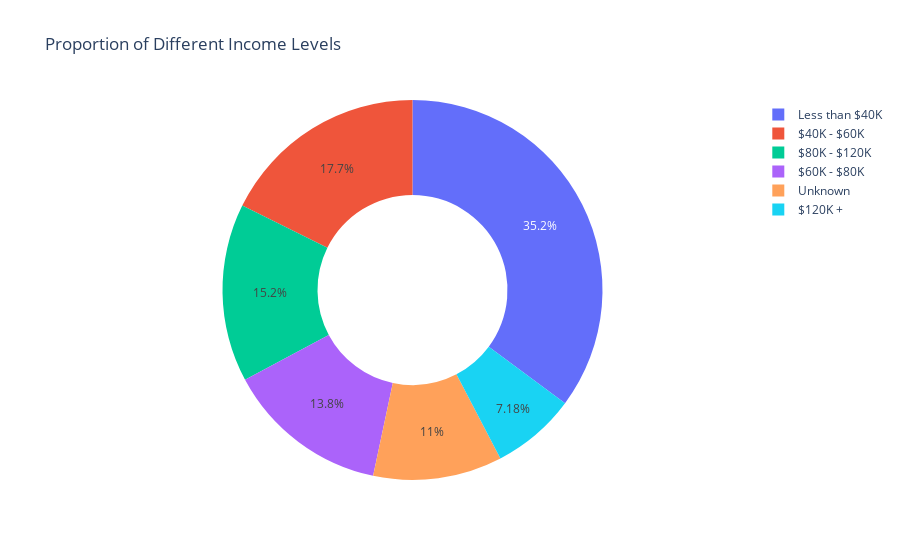

Notebook code for this chart:
### Markdown cell above
결혼한 사람의 비율이 46.3%, 싱글이 38.9%

### Code cell
ex.pie(df, names = 'Income_Category', title = 'Proportion of Different Income Levels', hole = 0.5)

### Figure 1 — Plotly figure (JSON) as saved in the notebook; plotly's stock layout.template omitted (floating-point values rounded to 4 significant figures; data arrays with more than 128 entries replaced by an {"elided": "..."} marker saying what was removed)
{"data": [{"domain": {"x": [0, 1], "y": [0, 1]}, "hole": 0.5, "hovertemplate": "Income_Category=%{label}<extra></extra>", "labels": {"elided": "10127 str values"}, "legendgroup": "", "name": "", "showlegend": true, "type": "pie"}], "layout": {"autosize": true, "legend": {"tracegroupgap": 0}, "title": {"text": "Proportion of Different Income Levels"}}}
